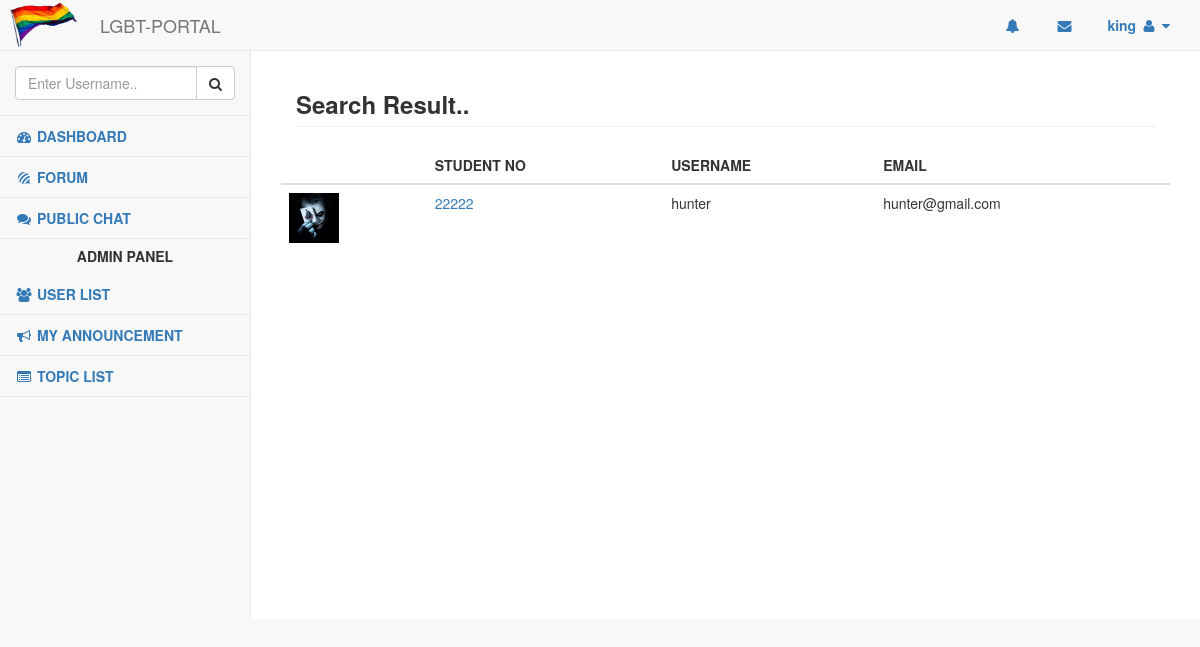
Page /searchuser.php?username=hunter (signed in) on the committed database.
### tables this page shows
CREATE TABLE `tbluser` (
  `id` int(11) NOT NULL,
  `stud_uno` varchar(50) NOT NULL,
  `stud_uusername` varchar(50) NOT NULL,
  `stud_upassword` varchar(50) NOT NULL,
  `stud_uemail` varchar(50) NOT NULL,
  `stud_ugender` varchar(50) NOT NULL,
  `stud_birthday` varchar(25) NOT NULL,
  `stud_firstname` varchar(100) NOT NULL,
  `stud_lastname` varchar(100) NOT NULL,
  `stud_mi` varchar(100) NOT NULL,
  `stud_position` varchar(100) NOT NULL,
  `stud_yearlevel` varchar(100) NOT NULL,
  `stud_campus` varchar(100) NOT NULL,
  `stud_course` varchar(100) NOT NULL,
  `stud_profilepath` varchar(50) NOT NULL,
  `stud_ifban` varchar(50) NOT NULL
);

### searchuser.php (the view, shortened to what this page needs)
<!DOCTYPE html>
<html xmlns="http://www.w3.org/1999/xhtml">
<head>
<?php include'cssextentions.php'; ?>
</head>
<body>
<?php include'header.php';?>
<div id="page-wrapper">
	<div class="col-md-12">
    	<h3 class="page-header"><strong>Search Result..	</strong></h3>
    </div>
    <table class="table">
    	<thead>
        	<th></th>
    		<th>STUDENT NO</th>
            <th>USERNAME</th>
            <th>EMAIL</th>
    	</thead>
    	<tbody>
        <?php
			include'connection.php';
			$s_username = $_GET['username'];
			if($s_username == "")
			{
				echo"
					<tr>
						<td colspan=\"4\" align='center' class='alert alert-warning'>
						<strong>
							PLEASE ENTER USERNAME
						</strong>
						</td>
					</tr>
					";
			}
			else
			{
				$sqlSearchUser = "select * from tbluser where stud_firstname LIKE '$s_username%' or stud_lastname LIKE '$s_username%' or stud_uemail LIKE '$s_username%'";
				$resultSearchuser = mysqli_query($con,$sqlSearchUser);
				if(mysqli_num_rows($resultSearchuser))
				{
					while($rowSearchUser = mysqli_fetch_array($resultSearchuser))
					{
						$s_uid = $rowSearchUser['id'];
						$s_studno = $rowSearchUser['stud_uno'];
						$s_username = $rowSearchUser['stud_uusername'];
						$s_proimage = $rowSearchUser['stud_profilepath'];
						$s_email = $rowSearchUser['stud_uemail'];
						if(!empty($s_proimage))
						{
							$pimage = $s_proimage;
						}
						else
						{
							$pimage = "images/profileimages/user-logo.jpg";
						}
						echo"
						<tr>
							<td><img src='$pimage' style='width:50px;height:50px;'></td>
							<td><a href='viewprofile.php?userid=$s_uid'>".$s_studno."</a></td>
							<td>".$s_username."</td>
							<td>".$s_email."</td>
						</tr>
						";
					}
				}
			}
        ?>
        </tbody>
    </table>
</div>
</body>
</html>

### rows in the picture
tbluser: stud_profilepath (picture), stud_uno "22222", stud_uusername "hunter", stud_uemail "hunter@gmail.com"

### other values in the picture
$_SESSION['studusername'] "king"
